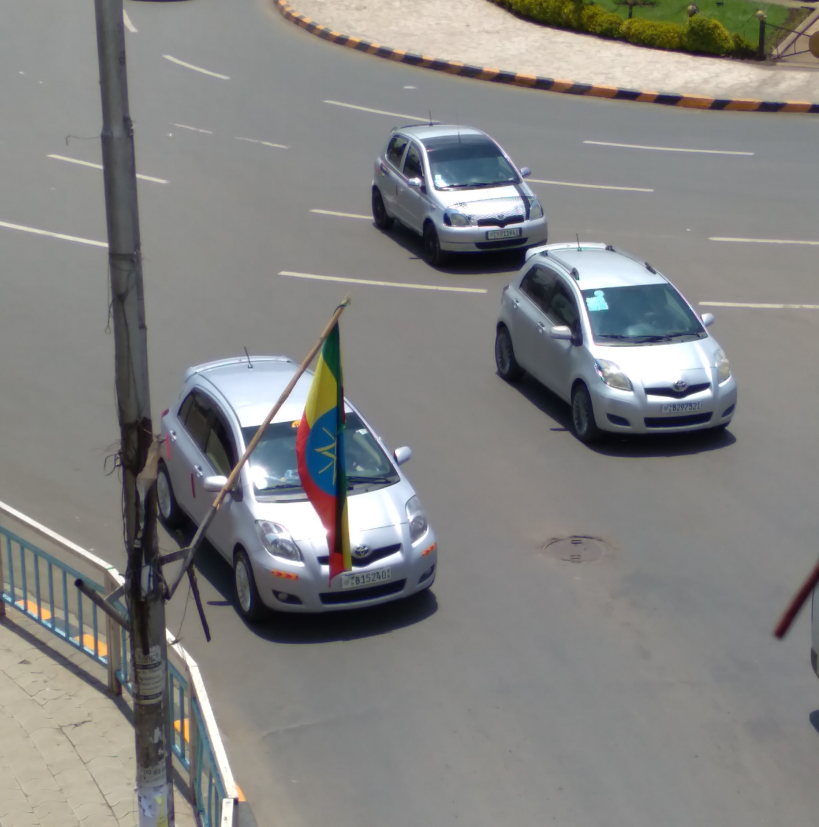
#> input picture controller/src/classifier/test_images/0.jpg, 2456 x 2479 px (shown at 1/3 size)
$ python -i classifier.py   (imports and definitions only)
#> lines starting #> are read from the running program, lines starting #| are printed output that depends on the picture; after the words box and inside, x2 and y2 are one past the last pixel; in counts of white or black regions, pixels touching at a corner belong together
import os

import cv2


class Classifier:
    def __init__(self, classifier_path=None):
        self.classifier_path = 'E:\\Files\\Code\\Thesis\\controller\\src\\classifier\\cascade.xml' if classifier_path is None else classifier_path
        self.image_resized = None
        self.cars = None

    def count_cars(self, img_path) -> int:
#> called with img_path = 'test_images/0.jpg'
        car_classifier = cv2.CascadeClassifier(self.classifier_path)
        image = cv2.imread(img_path)
#> image is the input picture: shape (2479, 2456, 3); mean B, G, R 129.7, 131.3, 131.4
        self.image_resized = cv2.resize(image, (320, 320))
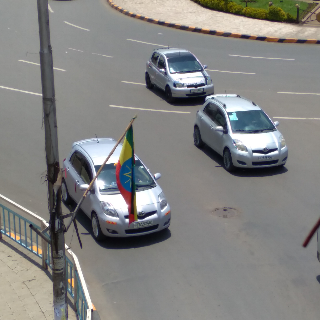
#> self.image_resized: shape (320, 320, 3); mean B, G, R 129.7, 131.2, 131.4
        gray = cv2.cvtColor(self.image_resized, cv2.COLOR_BGR2GRAY)
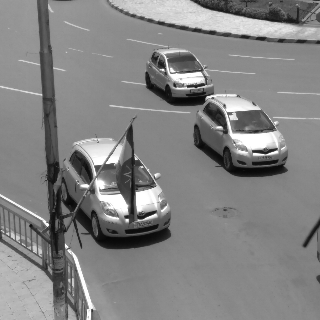
#> gray: shape (320, 320); min 6, max 255, mean 131.1
        self.cars = car_classifier.detectMultiScale(gray, 1.1, 2)
#> self.cars = [[212, 74, 51, 51], [133, 128, 57, 57], [219, 95, 79, 79], [37, 38, 142, 142]]
        self.draw_on_detected_cars()
        return len(self.cars)

    def draw_on_detected_cars(self):
        if self.image_resized is None or self.cars is None:
            print('please use count_cars() first')
        else:
            for (x, y, w, h) in self.cars:
                cv2.rectangle(self.image_resized, (x, y), (x + w, y + h), (0, 255, 255), 2)
#> this loop made 4 passes
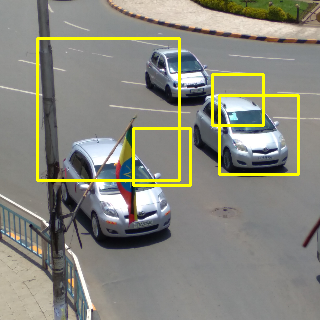
#> self.image_resized: shape (320, 320, 3); 3.8% of pixels changed, all inside (x1, y1, x2, y2) = (36, 37, 300, 187)
            cv2.imshow('img', self.image_resized)
            cv2.waitKey()
            cv2.destroyAllWindows()


# classifier = Classifier()
# classifier.count_cars('E:\\Files\\Code\\Thesis\\controller\\src\\classifier\\test_images\\0.jpg')
# classifier.draw_on_detected_cars()

>>> result = Classifier().count_cars('test_images/0.jpg')
#> result = 4

$ run again, on controller/src/classifier/test_images/1.jpg
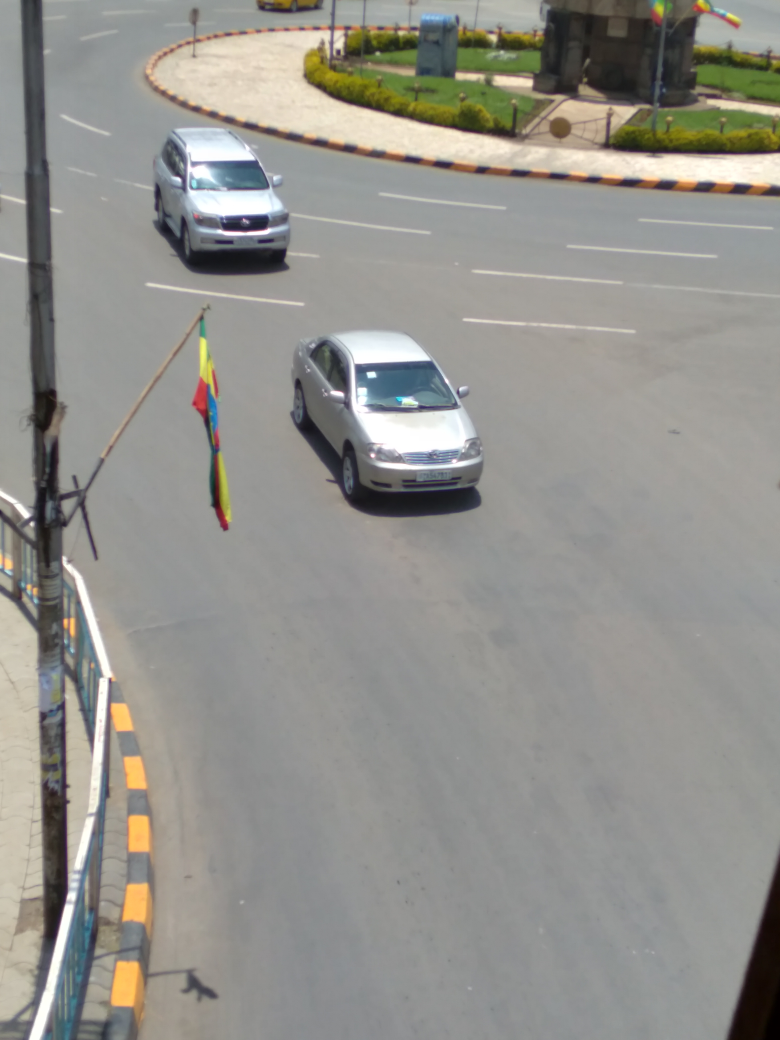
#> input picture controller/src/classifier/test_images/1.jpg, 3120 x 4160 px (shown at 1/4 size)
#> in count_cars, image is the input picture: shape (4160, 3120, 3); mean B, G, R 140.8, 146, 147.2
#> in count_cars, `gray = cv2.cvtColor(self.image_resized, cv2.COLOR_BGR2GRAY)`:
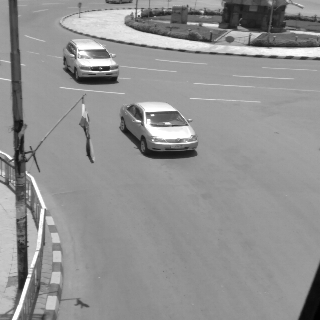
#> gray: shape (320, 320); min 1, max 255, mean 145.7
#> self.cars = [[72, 33, 50, 50], [137, 86, 72, 72], [65, 7, 70, 70]]
#> the loop in draw_on_detected_cars, `for (x, y, w, h) in self.cars:` made 3 passes
#> after the loop in draw_on_detected_cars, `for (x, y, w, h) in self.cars:`:
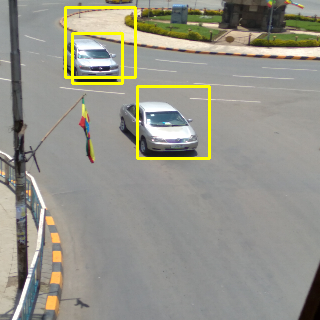
#> self.image_resized: shape (320, 320, 3); mean B, G, R 137.8, 148.6, 149.7
#> result = 3

$ run again, on controller/src/classifier/test_images/2.jpg
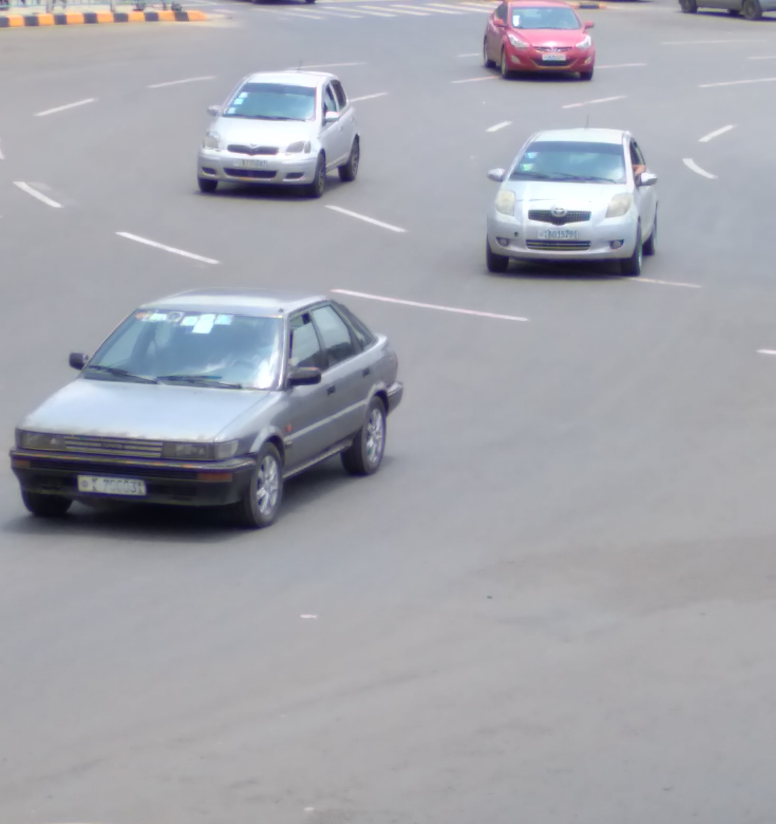
#> input picture controller/src/classifier/test_images/2.jpg, 3104 x 3296 px (shown at 1/4 size)
#> in count_cars, image is the input picture: shape (3296, 3104, 3); mean B, G, R 172.5, 165, 163.5
#> in count_cars, `gray = cv2.cvtColor(self.image_resized, cv2.COLOR_BGR2GRAY)`:
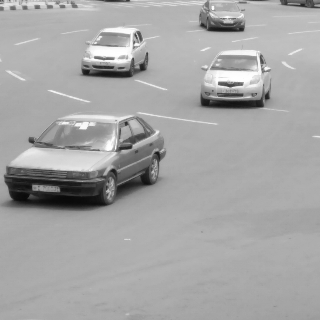
#> gray: shape (320, 320); min 8, max 255, mean 165.3
#> self.cars = [[83, 16, 62, 62], [197, 32, 77, 77]]
#> the loop in draw_on_detected_cars, `for (x, y, w, h) in self.cars:` made 2 passes
#> after the loop in draw_on_detected_cars, `for (x, y, w, h) in self.cars:`:
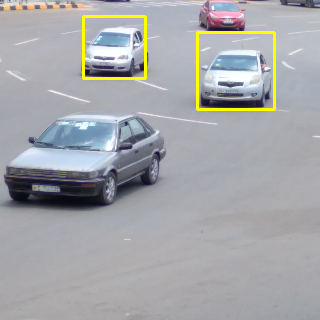
#> self.image_resized: shape (320, 320, 3); mean B, G, R 169.7, 166.4, 164.9
#> result = 2

$ run again, on controller/src/classifier/test_images/3.jpg
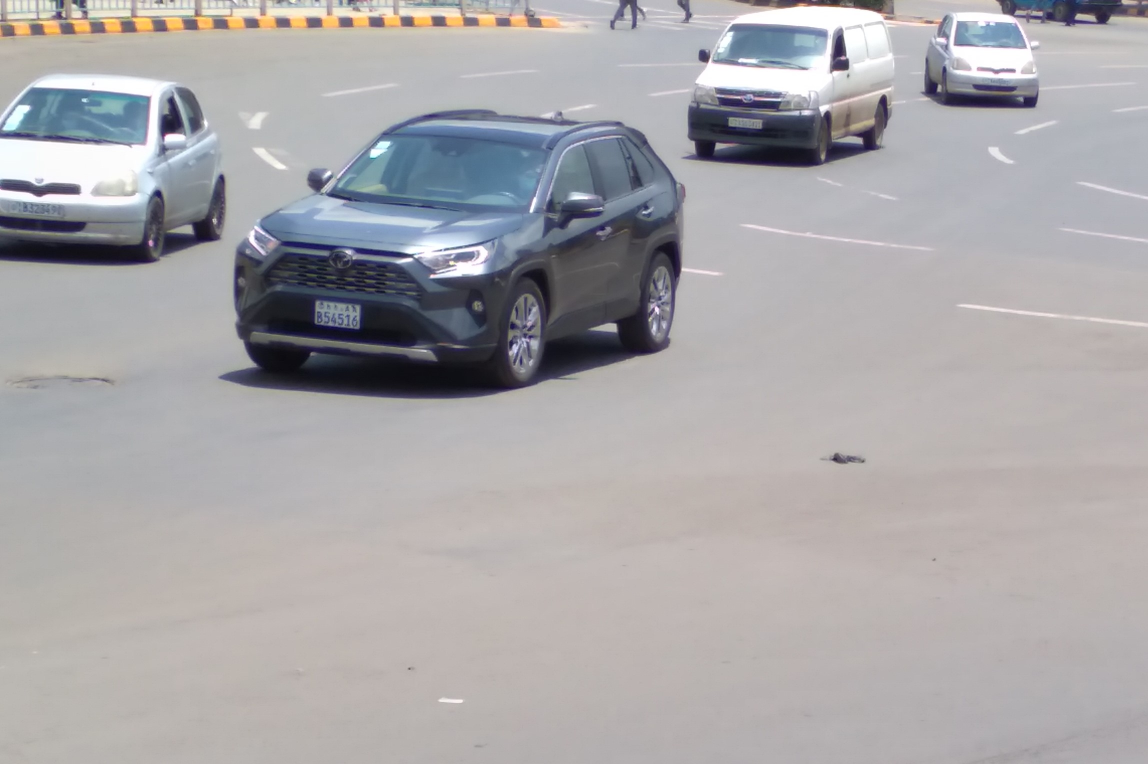
#> input picture controller/src/classifier/test_images/3.jpg, 2296 x 1528 px (shown at 1/2 size)
#> in count_cars, image is the input picture: shape (1528, 2296, 3); mean B, G, R 169.5, 167, 169.1
#> in count_cars, `self.image_resized = cv2.resize(image, (320, 320))`:
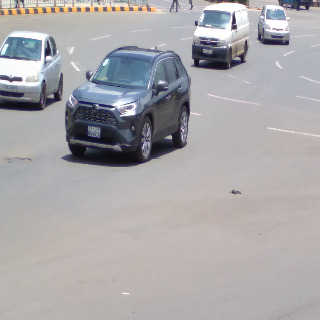
#> self.image_resized: shape (320, 320, 3); mean B, G, R 169.4, 166.9, 169
#> in count_cars, `gray = cv2.cvtColor(self.image_resized, cv2.COLOR_BGR2GRAY)`:
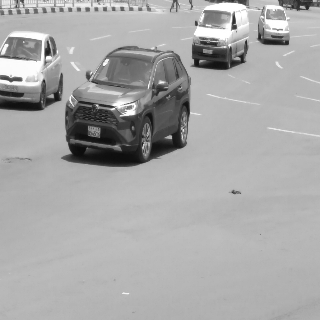
#> gray: shape (320, 320); min 11, max 255, mean 167.8
#> self.cars = ()
#> result = 0
